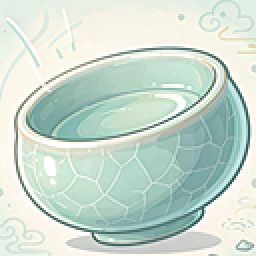
#> input picture icon.png, 128 x 128 px (shown 2 times larger)
$ python icon.py --src icon.png
#> lines starting #> are read from the running program, lines starting #| are printed output that depends on the picture
# -*- coding: utf-8 -*-
"""生成扩展图标 icon.png（128×128）——青瓷冰裂纹碗。

源图是仓库外的照片，**故意不放进版本库**：仓库是公开的，没必要把 1.8 MB 的
原作也发出去，而图标本身已经随 vsix 分发了。所以这里用绝对路径，跟
gen.py 读 refs/ 的做法一个道理——本地可复现，克隆者不需要它也能打包。

    python icon.py                       # 用默认源图
    python icon.py --src D:\\path\\x.png  # 换一张

源图 1212×1233，不是正方形。**先居中裁成方的再缩**，否则碗会被压扁 1.7%。
缩完补一道轻 unsharp：冰裂纹是发丝级线条，1212 → 128 直接 LANCZOS 会糊成一片。
"""
import argparse
import os

from PIL import Image, ImageFilter

HERE = os.path.dirname(os.path.abspath(__file__))
DEFAULT_SRC = r"D:\tombliboo\Pictures\Saved Pictures\窑变.png"
SIZE = 128


def main():
    ap = argparse.ArgumentParser()
    ap.add_argument("--src", default=DEFAULT_SRC, help="源图路径")
    ap.add_argument("--size", type=int, default=SIZE)
    a = ap.parse_args()

    if not os.path.exists(a.src):
        raise SystemExit("找不到源图：%s\n用 --src 指定。" % a.src)

    im = Image.open(a.src).convert("RGB")
#> im is the input picture: PIL image 128x128 RGB; mean R, G, B 202.4, 218.8, 207.8
    w, h = im.size
#> w = 128; h = 128
    side = min(w, h)
#> side = 128
    im = im.crop(((w - side) // 2, (h - side) // 2,
                  (w + side) // 2, (h + side) // 2))

    out = im.resize((a.size, a.size), Image.LANCZOS)
    out = out.filter(ImageFilter.UnsharpMask(radius=1.2, percent=60, threshold=2))
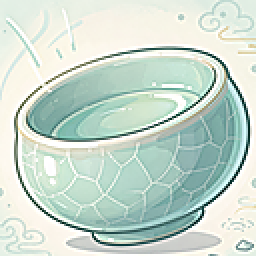
#> out: PIL image 128x128 RGB (shown 2 times larger); mean R, G, B 201.1, 217.7, 206.8
    dest = os.path.join(HERE, "icon.png")
    out.save(dest, "PNG", optimize=True)
    # 源图路径含中文，而 Windows 上 stdout 被管道接走时是 GBK（见 CLAUDE.md 的
    # 输出编码陷阱）。转义成 \uXXXX 再印，路径照样可读，字节流是纯 ASCII。
    label = a.src.encode("ascii", "backslashreplace").decode("ascii")
    print("icon.png %dx%d (%d bytes)  <-  %s (%dx%d)"
          % (a.size, a.size, os.path.getsize(dest), label, w, h))
#| icon.png 128x128 (32050 bytes)  <-  icon.png (128x128)


if __name__ == "__main__":
    main()
